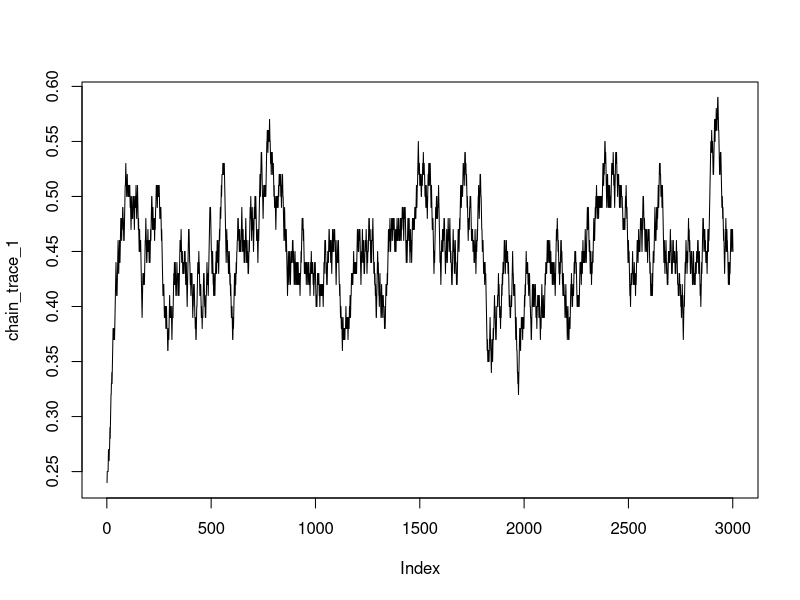
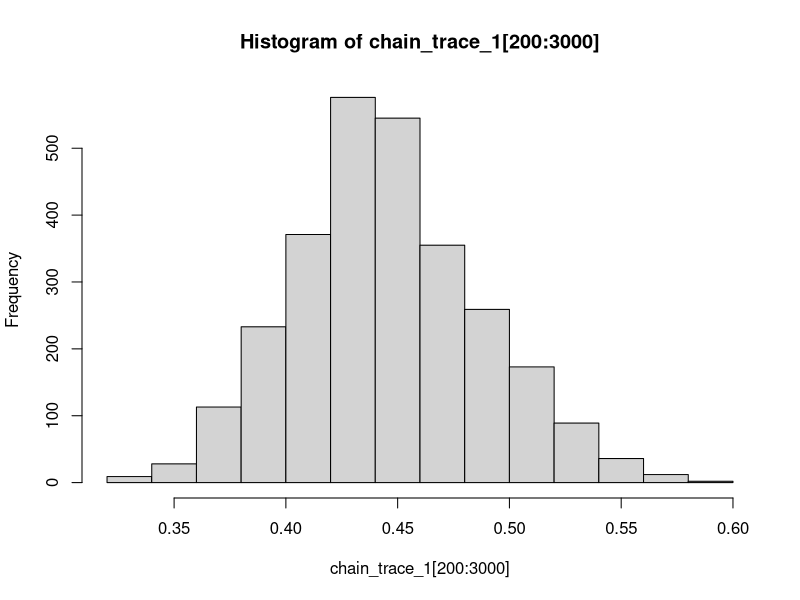
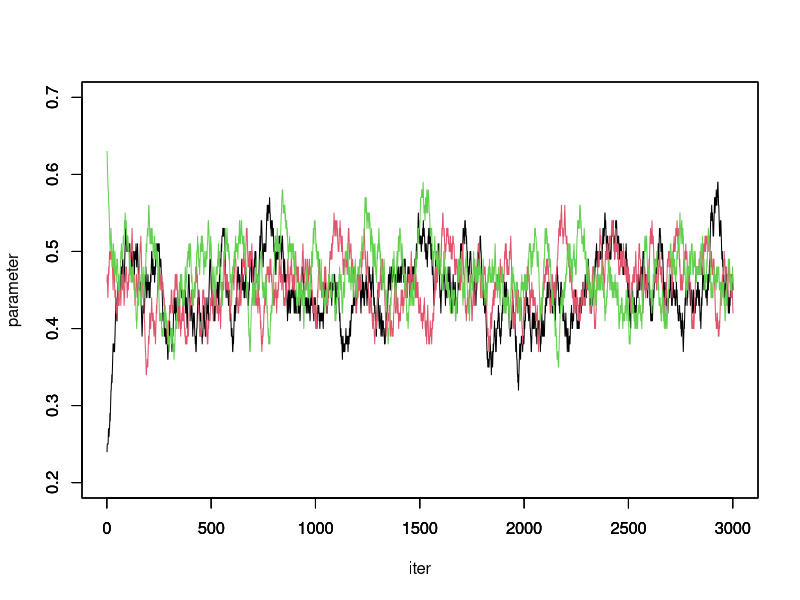

Recreate these plots in R, in order.
data <- c(4,3,4,5,5,2,3,1,4,0,1,5,5,6,5,4,4,5,3,4)
data
q_area <- seq(0.1,0.99,0.01)
q_area
sample(q_area,1)
coin <- c(0.01,-0.01)
sample(coin,1)
logL <- function(m) sum(dbinom(data,size=8,prob=m, log=TRUE))
logL(0.30)

MHM <- function(iter){
  param_vec <- c()
  init_q <- sample(q_area,1)# q_areaからランダムに一つ
  param_vec <- append(param_vec,init_q)
  for (n in 1:iter){
    q_new <- param_vec[n] + sample(coin,1)#n回目のqに確率で+0.01か-0.01
    if (logL(param_vec[n]) < logL(q_new)){
    param_vec <- append(param_vec,q_new)#logL(q)<logL(q_new)ならq_newへ移動
    }
    else{#logL(q)>logL(q_new)のとき
      r <- exp(logL(q_new)-logL(param_vec[n]))#尤度比 r = L(q_new)/L(q)
      HorT <- sample(c(TRUE,FALSE),size=1,prob=c(r,1-r))#確率rでTRUEになる
      if (HorT == TRUE){param_vec <- append(param_vec, q_new)}#TRUEがでたらq_newへ移動
      else{param_vec <- append(param_vec, param_vec[n])}#FALSEならqは移動しない
    }
  }
  return(param_vec)
}
chain_trace_1 <- MHM(3000)
plot(chain_trace_1,type='l')
hist(chain_trace_1[200:3000])

trace_2 <- MHM(3000)
trace_3 <- MHM(3000)
plot(chain_trace_1,type='l',ylim=c(0.2,0.7),xlab='iter',ylab='parameter' )
par(new=TRUE)
plot(trace_2,type='l',col=2,ylim=c(0.2,0.7),xlab='',ylab='')
par(new=TRUE)
plot(trace_3,type='l',col=3,ylim=c(0.2,0.7),xlab='',ylab='')

